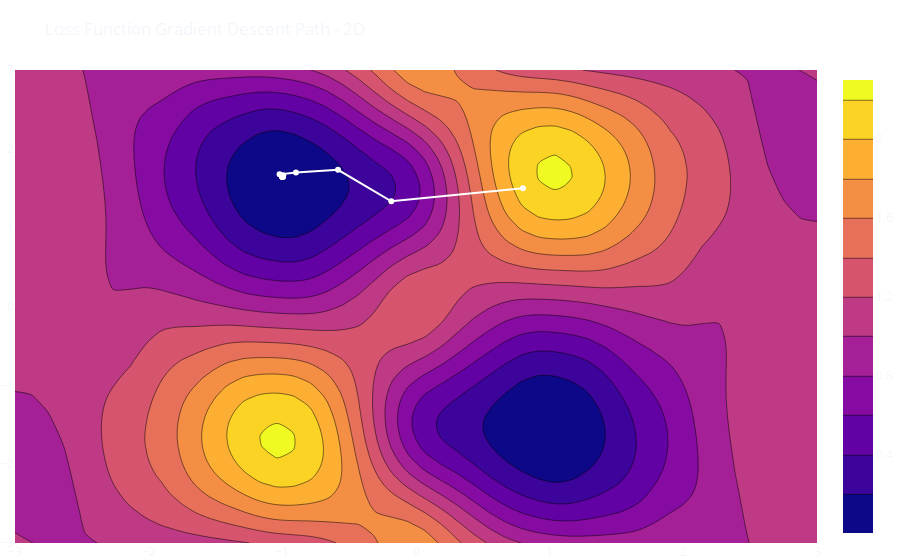

The code cell stored with this chart in its notebook:
### Markdown cell above
Our loss landscape was two possible global minimums and many local minima and saddle points that can get our gradient stuck. Thus, we will use a common trick in ML. We will decrease the gradient step's size by making the learning rate shrink as epochs pass.

Starting our optimizer from two different points, we will track its travel across the loss landscape. In the end, our model will find the most suited parameters to model our ~ mystery function ~.

### Code cell
from IPython.display import Markdown
import math


def gradient_descent(w_0, lr=lambda t: 1./(t+1.), nepochs=10):
    """
    Performs gradient descent optimization to minimize a function 
    with the given initial weights.

    Args:
    - w_0 (numpy.ndarray): Initial weights.
    - lr (function): Learning rate function, takes the current 
        epoch as input and returns a scalar. Defaults to 1./(t+1.), 
        where t is the current epoch.
    - nepochs (int): Number of epochs to train.

    Returns:
    - numpy.ndarray: A numpy array of shape (nepochs+1, n_weights), 
        where n_weights is the number of weights in the model. 
        Each row contains the weights after an epoch of training.
    """
    w = w_0.copy()
    values = [w]
    for t in range(nepochs):
        w = w - lr(t) * gradient(w)
        values.append(w)
    return np.array(values)


GD_VALUES = gradient_descent(np.array([.8, 1.5]),
                             nepochs=400,
                             lr=lambda t: 1./np.sqrt(t+1.))

fig = go.Figure()

fig.add_trace(go.Contour(
    x=loss_grad_df['w0'], y=loss_grad_df['w1'], z=loss_grad_df['MSE']))

fig.add_trace(go.Scatter(x=GD_VALUES[:, 0], y=GD_VALUES[:, 1], name='Gradient Path', mode="markers+lines",
                         line=go.scatter.Line(color='white')))

fig.update_layout(margin=dict(l=0, r=0, t=70, b=0),
                  xaxis_range=[w0_val.min(), w0_val.max()],
                  yaxis_range=[w1_val.min(), w1_val.max()],
                  template='plotly_dark',
                  title='Loss Function Gradient Descent Path - 2D',
                  paper_bgcolor='rgba(0, 0, 0, 0)',
                  plot_bgcolor='rgba(0, 0, 0, 0)')

fig.show()

fig = go.Figure()

fig.add_trace(
    go.Surface(x=w0_val, y=w1_val,
               z=loss_log_df['MSE'].to_numpy().reshape((len(w0_val), len(w1_val)))))

fig.add_trace(
    go.Scatter3d(x=GD_VALUES[:, 1], y=GD_VALUES[:, 0], z=[np.mean((y - model(w, x))**2) for w in GD_VALUES],
                 line=dict(color='white')))

fig.update_layout(margin=dict(l=0, r=0, t=70, b=0),
                  template='plotly_dark',
                  title='Loss Function Gradient Descent Path - 3D',
                  paper_bgcolor='rgba(0, 0, 0, 0)',
                  plot_bgcolor='rgba(0, 0, 0, 0)')

fig.show()


GD_VALUES = gradient_descent(np.array([-.8, -1.5]),
                             nepochs=400,
                             lr=lambda t: 1./np.sqrt(t+1.))

fig = go.Figure()

fig.add_trace(go.Contour(
    x=loss_grad_df['w0'], y=loss_grad_df['w1'], z=loss_grad_df['MSE']))

fig.add_trace(go.Scatter(x=GD_VALUES[:, 0], y=GD_VALUES[:, 1], name='Gradient Path', mode="markers+lines",
                         line=go.scatter.Line(color='white')))

fig.update_layout(margin=dict(l=0, r=0, t=70, b=0),
                  xaxis_range=[w0_val.min(), w0_val.max()],
                  yaxis_range=[w1_val.min(), w1_val.max()],
                  template='plotly_dark',
                  title='Loss Function Gradient Descent Path - 2D',
                  paper_bgcolor='rgba(0, 0, 0, 0)',
                  plot_bgcolor='rgba(0, 0, 0, 0)')

fig.show()


fig = go.Figure()
fig.add_trace(
    go.Surface(x=w0_val, y=w1_val,
               z=loss_log_df['MSE'].to_numpy().reshape((len(w0_val), len(w1_val)))))
fig.add_trace(
    go.Scatter3d(x=GD_VALUES[:, 1], y=GD_VALUES[:, 0], z=[np.mean((y - model(w, x))**2) for w in GD_VALUES],
                 line=dict(color='white')))

fig.update_layout(margin=dict(l=0, r=0, t=70, b=0),
                  template='plotly_dark',
                  title='Loss Function Gradient Descent Path - 3D',
                  paper_bgcolor='rgba(0, 0, 0, 0)',
                  plot_bgcolor='rgba(0, 0, 0, 0)')

fig.show()


display(Markdown(f'''
## Final values for $w$ and $b$ after gradient descent:

- $w = {GD_VALUES[-1][0]:.5f}$.
- $b = {GD_VALUES[-1][1]:.5f}$.

### Final Model:

$$\cos({GD_VALUES[-1][0]:.5f} \\times x + {GD_VALUES[-1][1]:.5f})$$

### Fun Fact:

$$\sin(x) = \cos(x - \pi /2)$$
$$- \sin(x) = \cos(x + \pi /2)$$ 

And that is why our loss-landscape has _two_ global minima.

Our model was trying to aproximate $\pi /2$, which is: ${math.pi/2:.5f}$. 

Our model got really close, the difference between ${GD_VALUES[-1][1]:.5f}$ and $\pi /2$ being ${- GD_VALUES[-1][1] - math.pi/2:.5f}$!

'''
                 ))

### Figure 1 — Plotly figure (JSON) as saved in the notebook; plotly's stock layout.template omitted (floating-point values rounded to 4 significant figures; data arrays with more than 128 entries replaced by an {"elided": "..."} marker saying what was removed)
{"data": [{"type": "contour", "x": {"elided": "2500 float values"}, "y": {"elided": "2500 float values"}, "z": {"elided": "2500 float values"}}, {"line": {"color": "white"}, "mode": "markers+lines", "name": "Gradient Path", "type": "scatter", "x": {"elided": "401 float values"}, "y": {"elided": "401 float values"}}], "layout": {"margin": {"b": 0, "l": 0, "r": 0, "t": 70}, "paper_bgcolor": "rgba(0, 0, 0, 0)", "plot_bgcolor": "rgba(0, 0, 0, 0)", "title": {"text": "Loss Function Gradient Descent Path - 2D"}, "xaxis": {"range": [-3, 3]}, "yaxis": {"range": [-3, 3]}}}
